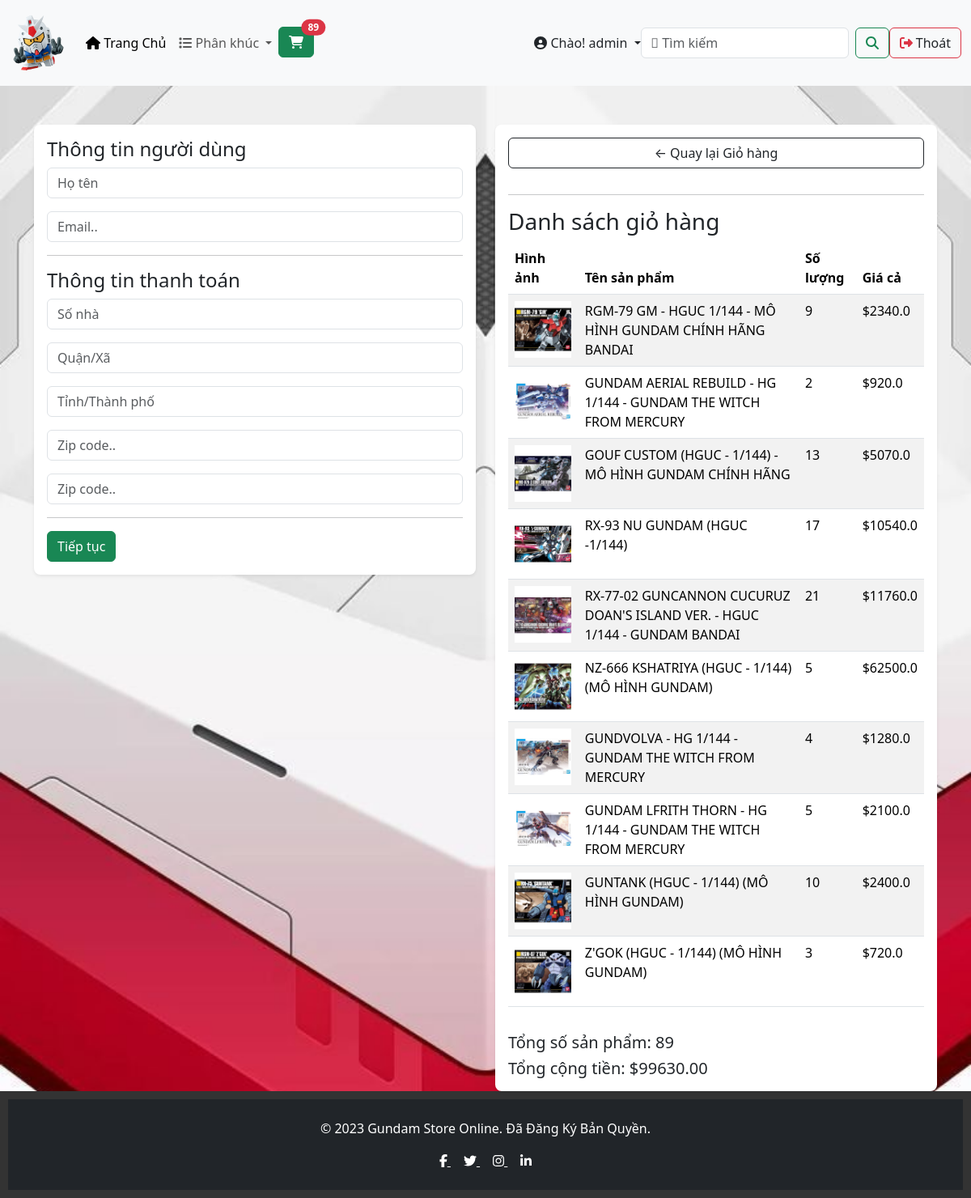
Screenshot of /checkout/ (signed in) with the database file from the repository.
### app/models.py (models this page shows, shortened)
class OrderItem(models.Model):
    product = models.ForeignKey(Product,on_delete=models.SET_NULL,blank=True,null=True)
    order = models.ForeignKey(Order,on_delete=models.SET_NULL,blank=True,null=True)
    quantity = models.IntegerField(default=0,null=True,blank=False)
    date_added = models.DateTimeField(auto_now_add=True)
    @property
    def get_total(self):
        total = self.product.price * self.quantity
        return total

class Product(models.Model):
    category = models.ManyToManyField(Category,related_name='product')
    name = models.CharField(max_length=200,null=True)
    price = models.FloatField()
    digital = models.BooleanField(default=False,null=True,blank=False)
    image = models.ImageField(null=True,blank=True)
    detail = models.TextField(null=True,blank=True)
    @property
    def ImageURL(self):
        try:
            url = self.image.url
        except:
            url = ''
        return url

class Order(models.Model):
    customer = models.ForeignKey(User,on_delete=models.SET_NULL,blank=True,null=True)
    date_order = models.DateTimeField(auto_now_add=True)
    complete = models.BooleanField(default=False,null=True,blank=False)
    transaction_id = models.CharField(max_length=200,null=True)
    @property
    def get_cart_items(self):
        orderitems = self.orderitem_set.all()
        total = sum ([item.quantity for item in orderitems])
        return total
    @property
    def get_cart_total(self):
        orderitems = self.orderitem_set.all()
        total = sum ([item.get_total for item in orderitems])
        return total

### app/views.py (the view)
# urls.py: path('checkout/', views.checkout, name="checkout"),
def checkout(request):
    if request.user.is_authenticated:
        customer = request.user
        order, created = Order.objects.get_or_create(customer =customer,complete =False)
        items= order.orderitem_set.all()
        cartItems = order.get_cart_items
    else:
        items= []
        order = {'get_cart_items':0,'get_cart_total':0}
        cartItems = order['get_cart_items']
    categories = Category.objects.filter(is_sub =False)
    context= {'categories':categories,'items':items,'order':order,'cartItems':cartItems}
    return render(request,'app/checkout.html', context)

### app/templates/app/checkout.html
{% extends 'app/base.html' %}
{% load static %}
{% block content_checkout %}
<div class="container mt-5">
    <div class="row">
        <div class="col-lg-6">
            <div class="card border-0 rounded-3 shadow-sm p-3" id="form-wrapper">
                <form id="form">
                    <div id="user-info">
                        <h4>Thông tin người dùng</h4>
                        <div class="mb-3">
                            <input required class="form-control" type="text" name="name" placeholder="Họ tên">
                        </div>
                        <div class="mb-3">
                            <input required class="form-control" type="email" name="email" placeholder="Email..">
                        </div>
                    </div>
                    <div id="shipping-info">
                        <hr>
                        <h4>Thông tin thanh toán</h4>
                        <div class="mb-3">
                            <input class="form-control" type="text" name="address" placeholder="Số nhà">
                        </div>
                        <div class="mb-3">
                            <input class="form-control" type="text" name="city" placeholder="Quận/Xã">
                        </div>
                        <div class="mb-3">
                            <input class="form-control" type="text" name="state" placeholder="Tỉnh/Thành phố">
                        </div>
                        <div class="mb-3">
                            <input class="form-control" type="text" name="zipcode" placeholder="Zip code..">
                        </div>
                        <div class="mb-3">
                            <input class="form-control" type="text" name="country" placeholder="Zip code..">
                        </div>
                    </div>
                    <hr>
                    <input id="form-button" class="btn btn-success btn-block" type="submit" value="Tiếp tục">
                </form>
            </div>
        </div>
        <div class="col-lg-6">
            <div class="card border-0 rounded-3 shadow-sm p-3">
                <a class="btn btn-outline-dark mb-3" href="{% url 'cart' %}">&#x2190; Quay lại Giỏ hàng</a>
                <hr>
                <h3>Danh sách giỏ hàng</h3>
                <table class="table table-striped">
                    <thead>
                        <tr>
                            <th scope="col">Hình ảnh</th>
                            <th scope="col">Tên sản phẩm</th>
                            <th scope="col">Số lượng</th>
                            <th scope="col">Giá cả</th>
                        </tr>
                    </thead>
                    <tbody>
                        {% for item in items %}
							<tr>
								<td><a href="{% url 'detail' %}?id={{ item.product.id }}"><img class="row-image" src="{{ item.product.ImageURL }}" width="70" height="70"></a></td>
								<td><a href="{% url 'detail' %}?id={{ item.product.id }}" style="text-decoration: none; color: black;">{{ item.product.name }}</a></td>
								<td>{{ item.quantity }}</td>
								<td>${{ item.get_total }}</td>
							</tr>
						{% endfor %}
                    </tbody>
                </table>
                <h5 class="mt-3">Tổng số sản phẩm: {{ order.get_cart_items }}</h5>
                <h5 class="mb-0">Tổng cộng tiền: ${{ order.get_cart_total | floatformat:2 }}</h5>
            </div>
        </div>
    </div>
</div>
{% endblock content_checkout %}

### app/templates/app/base.html (shortened to what this page needs)
{% load  static %}
<!DOCTYPE html>
<html lang="en">
  <head>
        <link href="https://cdn.jsdelivr.net/npm/bootstrap@5.3.2/dist/css/bootstrap.min.css" rel="stylesheet">
        <link href-"{% static 'app/css/style.css' %}" rel="stylesheet" />
        <link href-"{% static 'app/css/owl.carousel.css' %}" rel="stylesheet" />
        <link href-"{% static 'app/css/all.min.css' %}" rel="stylesheet" />
        <link href="stylesheet" type="text/css" href="{%static 'app/css/main.css' %}">
        <link rel="stylesheet" href="">
  </head>
  <body>
    <nav class="navbar navbar-expand-lg bg-body-tertiary">
        <div class="container-fluid">
            <a class="navbar-brand" href="{% url 'home' %}">
                <img src="{% static 'app/images/gundam_hihi.png' %}" width="70" height="80" />
            </a>
            <div class="collapse navbar-collapse" id="navbarSupportedContent">
                <ul class="navbar-nav me-auto mb-2 mb-lg-0">
                    <li class="nav-item">
                        <a class="nav-link active" aria-current="page" href="{% url 'home' %}">
                            <i class="fas fa-home"></i> Trang Chủ
                        </a>
                    </li>
                    <li class="nav-item dropdown">
                        <a class="nav-link dropdown-toggle" href="#" role="button" data-bs-toggle="dropdown" aria-expanded="false">
                            <i class="fas fa-list"></i> Phân khúc
                        </a>
                    </li>
                    <div class="form-inline my-2 my-lg-0 ml-3">
                        <a href="{% url 'cart' %}" class="btn btn-success position-relative">
                            <i class="fas fa-shopping-cart"></i>
                            <span id='cart-total' class="position-absolute top-0 start-100 translate-middle badge rounded-pill bg-danger">
                                {{ cartItems }}
                            </span>
                        </a>
                    </div>
                </ul>
                <span class="mr-2 user-dropdown">
                    {% if request.user.is_authenticated %}
                        <i class="fas fa-user-circle"></i>
                        <a href="#" class="text-decoration-none text-dark dropdown-toggle" id="userDropdown" role="button" data-bs-toggle="dropdown" aria-expanded="false">
                            Chào! {{ request.user }}
                        </a>
                    {% endif %}
                </span>
                <form class="d-flex" role="search" method="POST" action="{% url 'search' %}">
                    <input class="form-control me-2" type="search" placeholder="&#xF002; Tìm kiếm" aria-label="Search" name="searched">
                    <button class="btn btn-outline-success" type="submit"><i class="fas fa-search"></i></button>
                </form>
            </div>
            <ul class="navbar-nav me-auto mb-2 mb-lg-0">
                {% if request.user.is_authenticated %}
                    <div class="form-inline my-2 my-lg-0">
                        <button class="btn btn-outline-danger mr-2">
                            <i class="fas fa-sign-out-alt"></i>
                            <a href="{% url 'logout' %}" class="text-decoration-none text-dark">Thoát</a>
                        </button>
                    </div>
                {% endif %}
            </ul>
        </div>
    </nav>
    {% block content_checkout %} {% endblock content_checkout %}
    <footer class="site-footer">
        <div class="container-fluid bg-dark text-white p-4">
            <div class="row align-items-center justify-content-center">
                <div class="col-lg-12 text-center">
                    <p class="mb-0">&copy; 2023 Gundam Store Online. Đã Đăng Ký Bản Quyền.</p>
                    <div class="social-icons mt-3">
                        <a href="https://www.facebook.com/haongtandung" class="text-white mx-2" target="_blank">
                            <i class="fab fa-facebook-f"></i>
                        </a>
                        <a href="https://twitter.com/?lang=vi" class="text-white mx-2" target="_blank">
                            <i class="fab fa-twitter"></i>
                        </a>
                        <a href="https://www.instagram.com/dungztrz_811/" class="text-white mx-2" target="_blank">
                            <i class="fab fa-instagram"></i>
                        </a>
                        <a href="https://www.youtube.com/channel/UCnJL6L-4TjNWMJEp8mK-cOg" class="text-white mx-2" target="_blank">
                            <i class="fab fa-linkedin-in"></i>
                        </a>
                    </div>
                </div>
            </div>
        </div>
    </footer>
  </body>
</html>

### app/templates/app/base.html (style rules this page uses)
body { margin: 0; padding: 0; min-height: 100vh; display: flex; flex-direction: column; }
footer { background-color: #333; color: #fff; text-align: center; padding: 10px; }
.navbar-nav .nav-link { transition: color 0.3s ease; }
.user-dropdown { position: relative; }

### rows the page displays
OrderItem: product.ImageURL (picture), product.name "RGM-79 GM - HGUC 1/144 - MÔ HÌNH GUNDAM CHÍNH HÃNG BANDAI", quantity "9", get_total "2340.0"
OrderItem: product.ImageURL (picture), product.name "GUNDAM AERIAL REBUILD - HG 1/144 - GUNDAM THE WITCH FROM MERCURY", quantity "2", get_total "920.0"
OrderItem: product.ImageURL (picture), product.name "GOUF CUSTOM (HGUC - 1/144) - MÔ HÌNH GUNDAM CHÍNH HÃNG", quantity "13", get_total "5070.0"
OrderItem: product.ImageURL (picture), product.name "RX-93 NU GUNDAM (HGUC -1/144)", quantity "17", get_total "10540.0"
OrderItem: product.ImageURL (picture), product.name "RX-77-02 GUNCANNON CUCURUZ DOAN'S ISLAND VER. - HGUC 1/144 - GUNDAM BANDAI", quantity "21", get_total "11760.0"
OrderItem: product.ImageURL (picture), product.name "NZ-666 KSHATRIYA (HGUC - 1/144) (MÔ HÌNH GUNDAM)", quantity "5", get_total "62500.0"
OrderItem: product.ImageURL (picture), product.name "GUNDVOLVA - HG 1/144 - GUNDAM THE WITCH FROM MERCURY", quantity "4", get_total "1280.0"
OrderItem: product.ImageURL (picture), product.name "GUNDAM LFRITH THORN - HG 1/144 - GUNDAM THE WITCH FROM MERCURY", quantity "5", get_total "2100.0"
OrderItem: product.ImageURL (picture), product.name "GUNTANK (HGUC - 1/144) (MÔ HÌNH GUNDAM)", quantity "10", get_total "2400.0"
OrderItem: product.ImageURL (picture), product.name "Z'GOK (HGUC - 1/144) (MÔ HÌNH GUNDAM)", quantity "3", get_total "720.0"
Order: get_cart_items "89", get_cart_total "99630.00"

### other values shown
{{ cartItems }} "89"
{{ request.user }} "admin"
